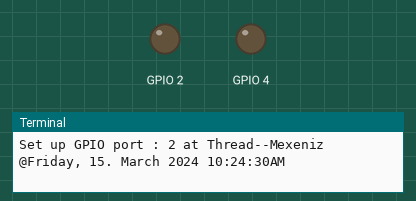
Bench run of a program on a simulated Raspberry Pi (BCM pin numbers). Shown: output pins drawn as LEDs (lit = HIGH), the last lines printed to the terminal. The clock reads 2024-03-15 10:24:30 at power-on unless the program sets it; threads take turns every 2 ms. At 90.0 s the program stops and its outputs stay as they are.

Above: at 2.0 s.
At 4.2 s:
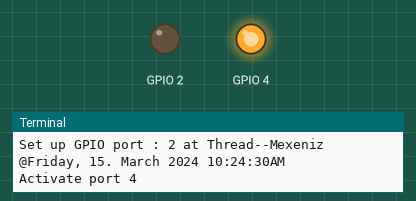
At 11.0 s:
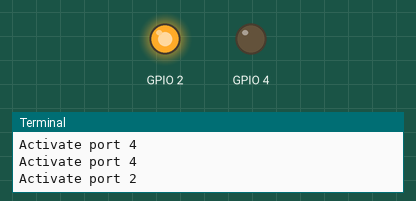
At 12.2 s:
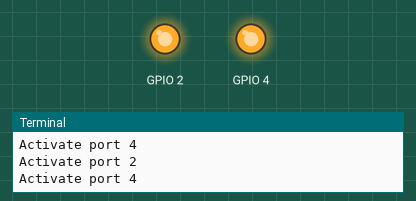
Timing chart, 0 to 13.0 s (numbered marks = the images above):
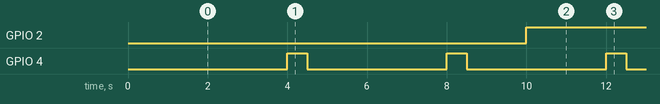

The program:

main.py
```python
#!/usr/bin/env python
import threading
import time , datetime
import RPi.GPIO as GPIO

class Relay_switch(object):
	def __init__(self,name,rs_port,repeat,ac_length,duration,is_infinite):
		self.name = name
		self.rs_port = rs_port
		self.repeat = repeat
		self.ac_length = ac_length
		self.duration = duration
		self.created_time = time.time()
		self.last_runtime = time.time()
		self.next_runtime = self.last_runtime + repeat
		if (duration < 0):
			self.is_infinite = True
		else :
			self.is_infinite = is_infinite
	def time_logging(self):
		return datetime.datetime.now().strftime("%A, %d. %B %Y %I:%M:%S%p")

	def setup(self):
		print ('Set up GPIO port : {} at Thread--{} @{}'.format(self.rs_port , self.name , self.time_logging()))
		GPIO.setup(self.rs_port , GPIO.OUT)
		self.thread = threading.Thread(target=self.run)
		self.thread.start()

	def activate(self):
		#print( 'Toggle port {} up @{}'.format( self.rs_port , self.time_logging())
		GPIO.output(self.rs_port , 1)
		time.sleep(self.ac_length)
		#print( 'Toggle port {} down @{}'.format(self.rs_port, self.time_logging() ))
		GPIO.output(self.rs_port , 0)

	def run(self):
       		 ##Thread targets this function##

        	# last_runtime = time.time()
        	# next_runtime = last_runtime + self.repeat
		is_finished = False
		while not is_finished :
			##Thread loop
			now = time.time()
			if (not self.is_infinite and now > self.created_time + self.duration):
                		is_finished = True
			elif now > self.next_runtime :
				print('Activate port {}'.format(self.rs_port))
				self.last_runtime = self.next_runtime
				self.next_runtime = self.next_runtime + self.repeat
				self.activate()
		print('Kill Thread--{} , port {} is freed. @{}'.format(self.name , self.rs_port , self.time_logging()))
		pass

def init():
	GPIO.setmode(GPIO.BCM)
def main():

	init()
	my_thread = Relay_switch("Mmarcl",4,4,0.5,60,False)
	my_thread.setup()

	my_thread2 = Relay_switch("Mexeniz",2,10,3,70,False)
	my_thread2.setup()


    #my_thread3 = Relay_switch("Woodie",41,8,5,20,True)
    #my_thread3.setup()

	time.sleep(20)
	my_thread.duration = 90

if __name__ == '__main__' :
	main()
```

Measured:
- by itself, GPIO 2: alternates HIGH for 3.0 s and LOW for 7.0 s, 12 changes in all, then stays LOW
- by itself, GPIO 4: alternates HIGH for 0.50 s and LOW for 3.5 s
